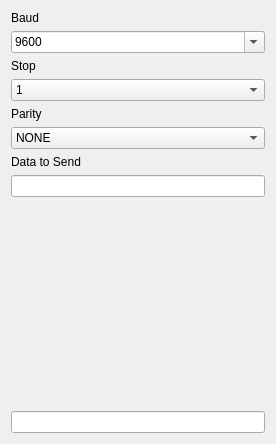
<?xml version="1.0" encoding="UTF-8"?>
<ui version="4.0">
 <class>UARTPatternUI</class>
 <widget class="QWidget" name="UARTPatternUI">
  <property name="geometry">
   <rect>
    <x>0</x>
    <y>0</y>
    <width>276</width>
    <height>444</height>
   </rect>
  </property>
  <property name="windowTitle">
   <string>Form</string>
  </property>
  <layout class="QGridLayout" name="gridLayout">
   <item row="7" column="1">
    <widget class="QLineEdit" name="LE_Data"/>
   </item>
   <item row="3" column="1">
    <widget class="QComboBox" name="CB_Stop">
     <item>
      <property name="text">
       <string>1</string>
      </property>
     </item>
     <item>
      <property name="text">
       <string>2</string>
      </property>
     </item>
     <item>
      <property name="text">
       <string>3</string>
      </property>
     </item>
    </widget>
   </item>
   <item row="9" column="1">
    <widget class="QLineEdit" name="LE_paramsOut">
     <property name="readOnly">
      <bool>true</bool>
     </property>
    </widget>
   </item>
   <item row="8" column="1">
    <spacer name="verticalSpacer">
     <property name="orientation">
      <enum>Qt::Vertical</enum>
     </property>
     <property name="sizeHint" stdset="0">
      <size>
       <width>20</width>
       <height>40</height>
      </size>
     </property>
    </spacer>
   </item>
   <item row="1" column="1">
    <widget class="QComboBox" name="CB_baud">
     <property name="editable">
      <bool>true</bool>
     </property>
     <property name="currentText">
      <string>9600</string>
     </property>
     <property name="currentIndex">
      <number>3</number>
     </property>
     <item>
      <property name="text">
       <string>1200</string>
      </property>
     </item>
     <item>
      <property name="text">
       <string>2400</string>
      </property>
     </item>
     <item>
      <property name="text">
       <string>4800</string>
      </property>
     </item>
     <item>
      <property name="text">
       <string>9600</string>
      </property>
     </item>
     <item>
      <property name="text">
       <string>14400</string>
      </property>
     </item>
     <item>
      <property name="text">
       <string>19200</string>
      </property>
     </item>
     <item>
      <property name="text">
       <string>28800</string>
      </property>
     </item>
     <item>
      <property name="text">
       <string>38400</string>
      </property>
     </item>
     <item>
      <property name="text">
       <string>57600</string>
      </property>
     </item>
     <item>
      <property name="text">
       <string>115200</string>
      </property>
     </item>
     <item>
      <property name="text">
       <string>230400</string>
      </property>
     </item>
    </widget>
   </item>
   <item row="5" column="1">
    <widget class="QComboBox" name="CB_Parity">
     <item>
      <property name="text">
       <string>NONE</string>
      </property>
     </item>
     <item>
      <property name="text">
       <string>ODD</string>
      </property>
     </item>
     <item>
      <property name="text">
       <string>EVEN</string>
      </property>
     </item>
     <item>
      <property name="text">
       <string>MARK</string>
      </property>
     </item>
     <item>
      <property name="text">
       <string>SPACE</string>
      </property>
     </item>
    </widget>
   </item>
   <item row="6" column="1">
    <widget class="QLabel" name="label">
     <property name="text">
      <string>Data to Send</string>
     </property>
    </widget>
   </item>
   <item row="4" column="1">
    <widget class="QLabel" name="label_2">
     <property name="text">
      <string>Parity</string>
     </property>
    </widget>
   </item>
   <item row="0" column="1">
    <widget class="QLabel" name="label_4">
     <property name="text">
      <string>Baud</string>
     </property>
    </widget>
   </item>
   <item row="2" column="1">
    <widget class="QLabel" name="label_3">
     <property name="text">
      <string>Stop</string>
     </property>
    </widget>
   </item>
  </layout>
 </widget>
 <resources/>
 <connections/>
</ui>
